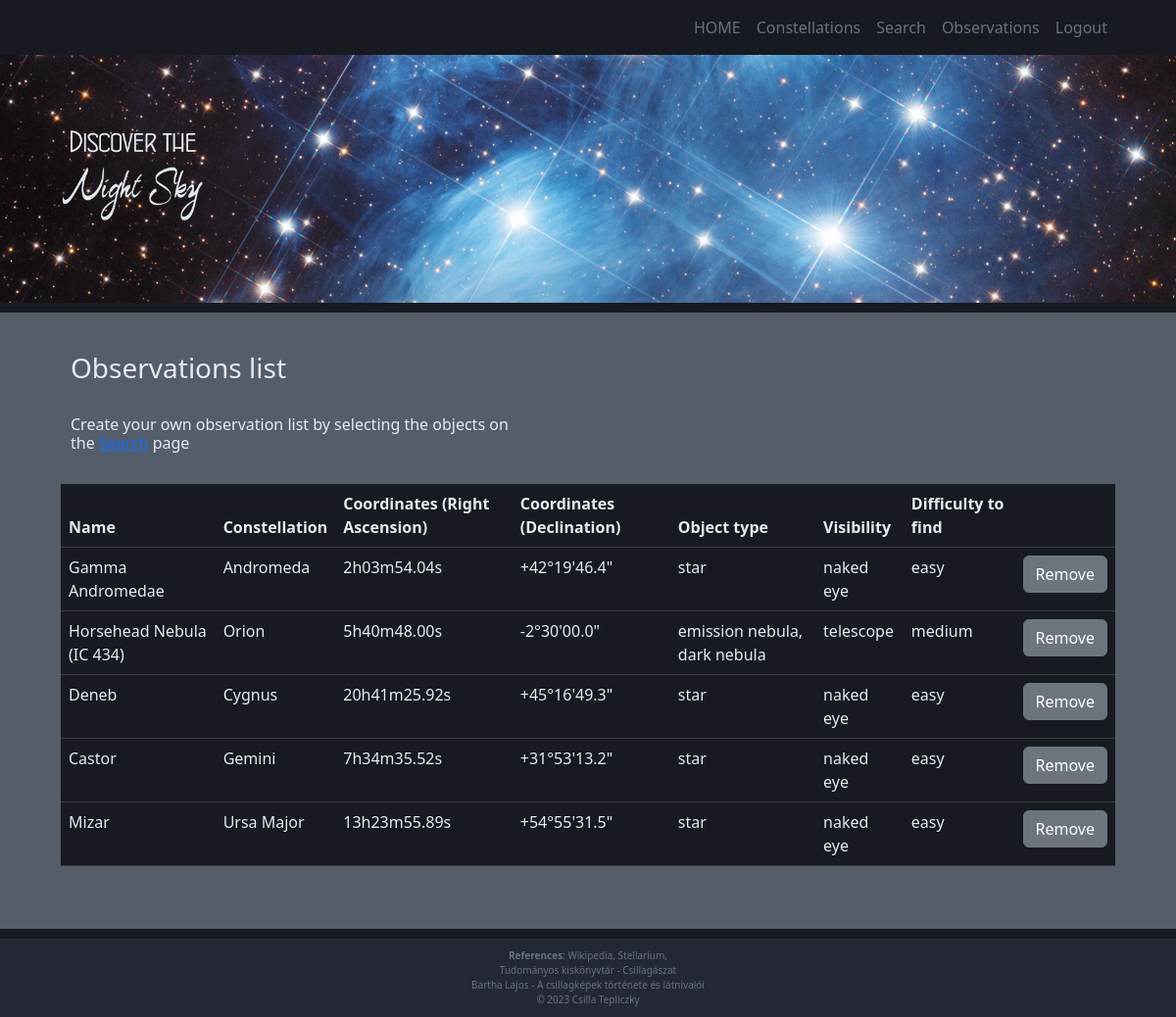
Screenshot of /observations (signed in) with the database file from the repository.
### tables this page shows
CREATE TABLE 'cons' (
id INTEGER PRIMARY KEY,
name VARCHAR(200),
constellation VARCHAR(200),
coordinates_ra VARCHAR(200),
coordinates_dec VARCHAR(200),
objecttype VARCHAR(200),
visibility VARCHAR(200),
difficulty VARCHAR(200));

CREATE TABLE 'observations' ('action_id' INTEGER PRIMARY KEY NOT NULL, 'name' TEXT NOT NULL, 'user_id' INTEGER NOT NULL);

### app.py (the view)
@login_required
@app.route("/observations", methods=['GET'])
def observations():
    obs_sql2 = """
    SELECT
    observations.name,
    cons.constellation,
    cons.coordinates_ra,
    cons.coordinates_dec,
    cons.objecttype,
    cons.visibility,
    cons.difficulty
    FROM cons
    INNER JOIN observations
    ON cons.name = observations.name
    WHERE observations.user_id = ?
    """
    crsr.execute(obs_sql2, (session["user_id"], ))
    user_obs = [dict(row) for row in crsr.fetchall()]
    return render_template("observations.html", user_obs=user_obs)

### templates/observations.html
{% extends "layout.html" %}
{% block main%}
<div class="observation-page">
    <div class="container-fluid">
        <div class="row">
            <div class="col-md-5 my-3 mx-5 px-4">
                <div class="login-text mt-4">
                    <h3>Observations list</h3>
                </div>
            </div>
        </div>
        <div class="row">
            <div class="col-md-5 my-2 mx-5 px-4">
                <h6>Create your own observation list by selecting the objects on the <a href="/search">Search</a> page</h6>
            </div>
        </div>
        <div class="row justify-content-center">
            <div class="col-md-11 mt-3 mb-5 mx-5">
                <table class="table table-dark text-right">
                    <thead>
                    <tr>
                        <th scope="col" style="background-color: #171a21; color: #e4ebf3;">Name</th>
                        <th scope="col" style="background-color: #171a21; color: #e4ebf3;">Constellation</th>
                        <th scope="col" style="background-color: #171a21; color: #e4ebf3;">Coordinates (Right Ascension)</th>
                        <th scope="col" style="background-color: #171a21; color: #e4ebf3;">Coordinates (Declination)</th>
                        <th scope="col" style="background-color: #171a21; color: #e4ebf3;">Object type</th>
                        <th scope="col" style="background-color: #171a21; color: #e4ebf3;">Visibility</th>
                        <th scope="col" style="background-color: #171a21; color: #e4ebf3;">Difficulty to find</th>
                        <th scope="col" style="background-color: #171a21; color: #e4ebf3;"></th>
                    </tr>
                </thead>
                    <tbody>
                        {% for obs in user_obs %}
                      <tr>
                        <td style="background-color: #171a21; color: #e4ebf3;">{{ obs.name }}</td>
                        <td style="background-color: #171a21; color: #e4ebf3;">{{ obs.constellation }}</td>
                        <td style="background-color: #171a21; color: #e4ebf3;">{{ obs.coordinates_ra }}</td>
                        <td style="background-color: #171a21; color: #e4ebf3;">{{ obs.coordinates_dec }}</td>
                        <td style="background-color: #171a21; color: #e4ebf3;">{{ obs.objecttype }}</td>
                        <td style="background-color: #171a21; color: #e4ebf3;">{{ obs.visibility }}</td>
                        <td style="background-color: #171a21; color: #e4ebf3;">{{ obs.difficulty }}</td>
                        <td style="background-color: #171a21; color: #e4ebf3;">
                            <form method="post" action="{{ url_for('delete', obs_name=obs.name) }}">
                            <input class="btn btn-secondary" type="submit" name="delete" value="Remove">
                            </form>
                        </td>
                      </tr>
                      {% endfor %}
                    </tbody>
                </table>
            </div>
        </div>
    </div>
</div>
{% endblock %}

### templates/layout.html (shortened to what this page needs)
<!DOCTYPE html>
<html lang="en">
    <head>
        <link href="https://cdn.jsdelivr.net/npm/bootstrap@5.2.3/dist/css/bootstrap.min.css" rel="stylesheet">
        <link href="/static/style.css" rel="stylesheet">
        <link href="http://ajax.googleapis.com/ajax/libs/jqueryui/1.8.16/themes/ui-lightness/jquery-ui.css"
            rel="stylesheet" type="text/css" />
    </head>
    <body>
        <nav class="navbar navbar-expand-lg" style="background-color: #171a21; padding-right: 50px;">
            <div class="container-fluid">
              <div class="collapse navbar-collapse" id="navbarSupportedContent">
                {% if session["user_id"] %}
                  <ul class="navbar-nav ms-auto mb-2 mb-lg-0">
                    <li class="nav-item">
                      <a class="nav-link active" aria-current="page" href="/">HOME</a>
                    </li>
                    <li class="nav-item">
                      <a class="nav-link" href="/constellations">Constellations</a>
                    </li>
                    <li class="nav-item">
                      <a class="nav-link" href="/search">Search</a>
                    </li>
                    <li class="nav-item">
                      <a class="nav-link" href="/observations">Observations</a>
                    </li>
                    <li class="nav-item">
                      <a class="nav-link" href="/logout">Logout</a>
                    </li>
                    {% endif %}
                </div>
            </div>
          </nav>
        <div class="header">
          <div class="my 5">
              <img src="/static/fejlec3.jpg" class="img-fluid" alt="fejlec">
          </div>
      </div>
      <div class="separator"></div>
            {% block main %}{% endblock %}
        <div class="separator"></div>
            <div class="footer">
            <div class="footer-text text-center">
                <b>References</b>: Wikipedia, Stellarium,
                <br>Tudományos kiskönyvtár - Csillagászat
                <br>Bartha Lajos - A csillagképek története és látnivalói
                <br>© 2023 Csilla Tepliczky
            </div>
        </div>
    </body>
</html>

### static/style.css (style rules this page uses)
.separator { height: 10px; width: auto; background-color: #171a21; }
.navbar-nav .nav-item .nav-link { color: #687281; }
.observation-page { background-color: #555d6a; color: #e4ebf3; min-height: 450px; }
.footer { background-color: #242834; color: #687281; font-size: 10px; padding-top: 10px; padding-bottom: 10px; }

### rows the page displays
cons: name "Gamma Andromedae", constellation "Andromeda", coordinates_ra "2h03m54.04s", coordinates_dec "+42°19'46.4\"", objecttype "star", visibility "naked eye", difficulty "easy"
cons: name "Horsehead Nebula (IC 434)", constellation "Orion", coordinates_ra "5h40m48.00s", coordinates_dec "-2°30'00.0\"", objecttype "emission nebula, dark nebula", visibility "telescope", difficulty "medium"
cons: name "Deneb", constellation "Cygnus", coordinates_ra "20h41m25.92s", coordinates_dec "+45°16'49.3\"", objecttype "star", visibility "naked eye", difficulty "easy"
cons: name "Castor", constellation "Gemini", coordinates_ra "7h34m35.52s", coordinates_dec "+31°53'13.2\"", objecttype "star", visibility "naked eye", difficulty "easy"
cons: name "Mizar", constellation "Ursa Major", coordinates_ra "13h23m55.89s", coordinates_dec "+54°55'31.5\"", objecttype "star", visibility "naked eye", difficulty "easy"
